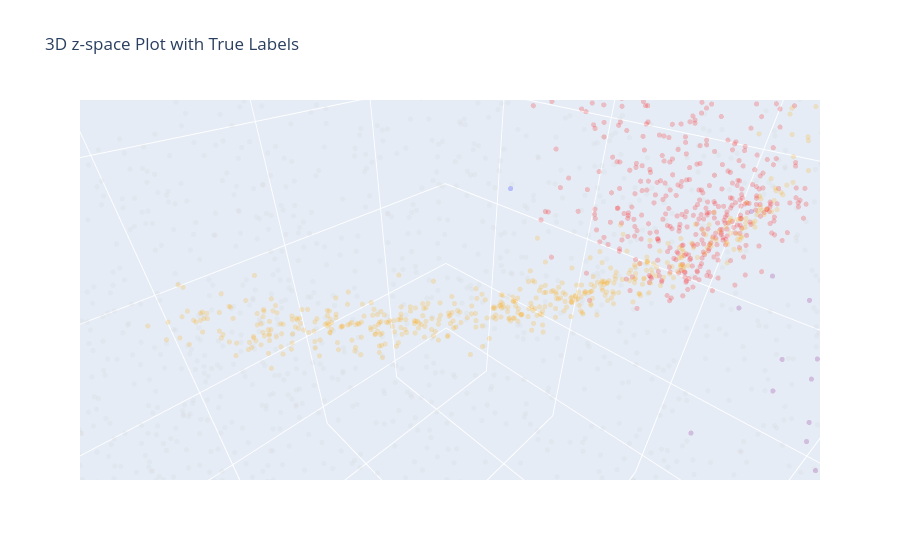

Notebook source saved alongside this figure:
### Markdown cell above
### z space plotting

### Code cell
import plotly.graph_objects as go

z_0 = z[:, 0]
z_1 = z[:, 1]
z_2 = z[:, 2]  # Use the Z values

z_0_normed = (z[:, 0] - np.mean(z[:, 0])) / np.std(z[:, 0])
z_1_normed = (z[:, 1] - np.mean(z[:, 1])) / np.std(z[:, 1])
z_2_normed = (z[:, 2] - np.mean(z[:, 2])) / np.std(z[:, 2])

node_df = df.iloc[node_indices[spec_node]].copy()

node_true_labels = original_label[node_indices[spec_node]]
unique_labels = np.unique(node_true_labels)

# Define a fixed color map for each cluster
color_map = {
    0: "lightgrey",
    1: "red",
    2: "blue",
    3: "green",
    4: "orange",
    5: "purple"
}

# Assign colors based on cluster labels
point_colors = [color_map[label] for label in node_true_labels]

# Create hover text for each point
hover_text = [
    "Background" if label == 0 else f"Cluster {label}" 
    for label in node_true_labels
]
# Create the 3D scatter plot
fig = go.Figure(data=[
    go.Scatter3d(
        x=z_0_normed,
        y=z_1_normed,
        z=z_2_normed,
        mode='markers',
        marker=dict(
            size=3,
            color=point_colors,  # Directly use color names
            opacity=0.2
        ),
        text=hover_text,  # Add hover text
        hoverinfo='text'  # Display only the hover text
    )
])

# Add plot layout
fig.update_layout(
    title="3D z-space Plot with True Labels",
    scene=dict(
        xaxis_title='z[:, 0]',
        yaxis_title='z[:, 1]',
        zaxis_title='z[:, 2]'
    )
)

# Show the plot
fig.show()

### Figure 1 — Plotly figure (JSON) as saved in the notebook; plotly's stock layout.template omitted (floating-point values rounded to 4 significant figures; data arrays with more than 128 entries replaced by an {"elided": "..."} marker saying what was removed)
{"data": [{"hoverinfo": "text", "marker": {"color": {"elided": "4612 str values"}, "opacity": 0.2, "size": 3}, "mode": "markers", "text": {"elided": "4612 str values"}, "type": "scatter3d", "x": {"elided": "4612 float values"}, "y": {"elided": "4612 float values"}, "z": {"elided": "4612 float values"}}], "layout": {"autosize": true, "scene": {"aspectmode": "auto", "aspectratio": {"x": 0.8863, "y": 0.9127, "z": 1.236}, "camera": {"center": {"x": 0, "y": 0, "z": 0}, "eye": {"x": 0.172, "y": 0.172, "z": 0.172}, "projection": {"type": "perspective"}, "up": {"x": 0, "y": 0, "z": 1}}, "xaxis": {"title": {"text": "z[:, 0]"}, "type": "linear"}, "yaxis": {"title": {"text": "z[:, 1]"}, "type": "linear"}, "zaxis": {"title": {"text": "z[:, 2]"}, "type": "linear"}}, "title": {"text": "3D z-space Plot with True Labels"}}}
